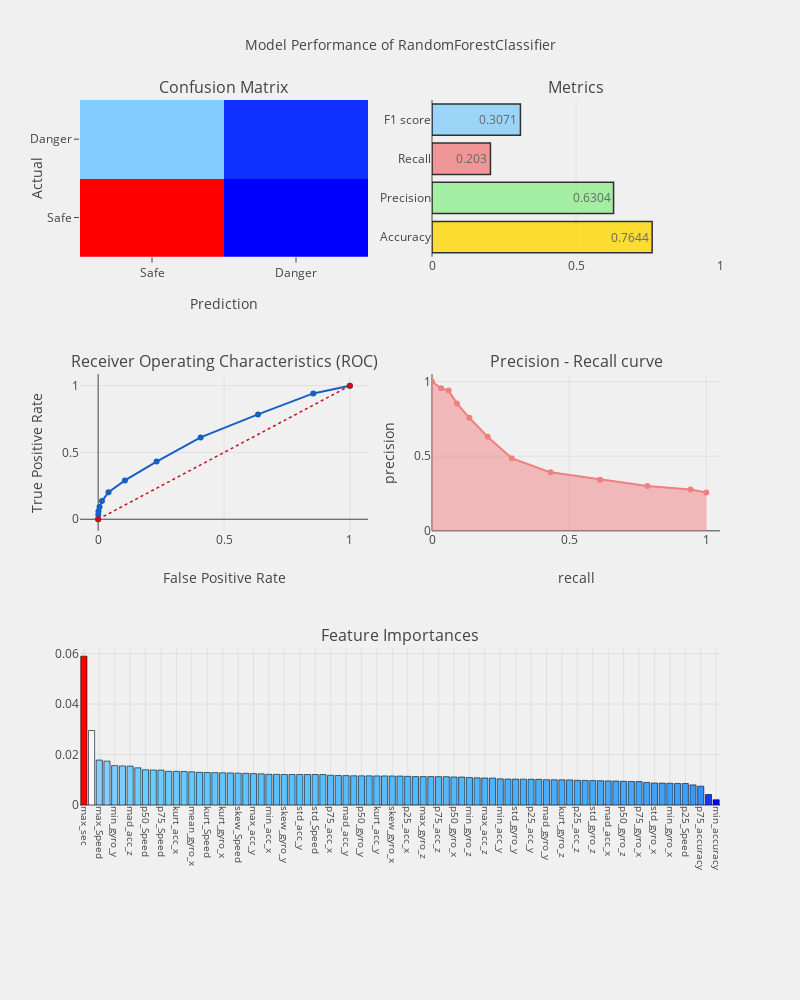

Here is the notebook cell this chart was saved with:
### Code cell
_ = prediction_evaluation(rf_clf, X_train, X_test, y_train, y_test, 
                      predictor_cols=X_train.columns, cf = 'features')

### Figure 1 — Plotly figure (JSON) as saved in the notebook; plotly's stock layout.template omitted (floating-point values rounded to 4 significant figures)
{"data": [{"colorscale": "Picnic", "name": "Confusion Matrix", "showscale": false, "type": "heatmap", "uid": "8339cc98-50f7-4fc3-9fb0-76b32ee67f2f", "x": ["Safe", "Danger"], "xaxis": "x", "y": ["Safe", "Danger"], "yaxis": "y", "z": [[3561, 153], [1025, 261]]}, {"marker": {"color": ["gold", "lightgreen", "lightcoral", "lightskyblue"], "line": {"color": "#000000", "width": 1.5}}, "name": "", "opacity": 0.8, "orientation": "h", "text": [0.7644, 0.6304, 0.203, 0.3071], "textposition": "auto", "type": "bar", "uid": "75f611b2-0c80-4601-8fe7-2d634938e510", "x": [0.7644, 0.6304, 0.203, 0.3071], "xaxis": "x2", "y": ["Accuracy", "Precision", "Recall", "F1 score"], "yaxis": "y2"}, {"line": {"color": "rgb(22, 96, 197)", "width": 2}, "name": "ROC: 0.580879711168116", "type": "scatter", "uid": "f61c1d4f-b3bb-4021-8e4b-c6721fd82a82", "x": [0, 0.0005385, 0.001346, 0.005385, 0.01508, 0.0412, 0.1064, 0.2321, 0.4071, 0.6352, 0.8549, 1], "xaxis": "x3", "y": [0, 0.03344, 0.06065, 0.09098, 0.1361, 0.203, 0.2908, 0.4323, 0.6128, 0.7854, 0.9425, 1], "yaxis": "y3"}, {"line": {"color": "rgb(205, 12, 24)", "dash": "dot", "width": 1.5}, "type": "scatter", "uid": "a8d14a7f-8b8a-41c1-8952-47f1c94e8579", "x": [0, 1], "xaxis": "x3", "y": [0, 1], "yaxis": "y3"}, {"fill": "tozeroy", "line": {"color": "lightcoral", "width": 2}, "name": "Precision [0.2572     0.2762708  0.29979222 0.3426087  0.39210155 0.4863459\n 0.63043478 0.75757576 0.8540146  0.93975904 0.95555556 1.        ]", "type": "scatter", "uid": "cba5e248-9ac8-498c-b83c-7baacabfddbf", "x": [1, 0.9425, 0.7854, 0.6128, 0.4323, 0.2908, 0.203, 0.1361, 0.09098, 0.06065, 0.03344, 0], "xaxis": "x4", "y": [0.2572, 0.2763, 0.2998, 0.3426, 0.3921, 0.4863, 0.6304, 0.7576, 0.854, 0.9398, 0.9556, 1], "yaxis": "y4"}, {"marker": {"color": [0.05897, 0.02952, 0.01781, 0.01738, 0.0156, 0.01548, 0.01541, 0.01473, 0.01397, 0.01388, 0.01383, 0.01336, 0.01333, 0.01327, 0.01314, 0.01295, 0.01288, 0.01281, 0.01277, 0.01272, 0.01262, 0.01256, 0.01244, 0.01235, 0.01216, 0.01213, 0.01209, 0.01208, 0.01208, 0.01208, 0.01207, 0.01206, 0.01178, 0.0117, 0.01164, 0.01156, 0.01155, 0.01154, 0.01154, 0.01152, 0.0115, 0.01146, 0.01137, 0.01126, 0.01125, 0.01125, 0.01124, 0.01123, 0.0111, 0.01108, 0.01087, 0.01076, 0.01069, 0.01069, 0.01036, 0.01027, 0.01025, 0.01025, 0.01019, 0.01015, 0.01002, 0.009988, 0.009985, 0.009954, 0.009783, 0.009731, 0.009674, 0.009627, 0.009551, 0.009502, 0.009397, 0.009309, 0.009261, 0.008944, 0.008714, 0.008675, 0.008616, 0.008543, 0.00852, 0.007971, 0.007449, 0.004142, 0.002092], "colorscale": "Picnic", "line": {"color": "black", "width": 0.6}}, "name": "coefficients", "type": "bar", "uid": "e035b964-51cd-4c09-9772-acb7be6831da", "x": ["max_sec", "rec_cnt", "max_Speed", "var_acc_z", "min_gyro_y", "std_acc_x", "mad_acc_z", "max_acc_x", "p50_Speed", "var_acc_y", "p75_Speed", "mad_Speed", "kurt_acc_x", "skew_acc_z", "mean_gyro_x", "skew_acc_y", "kurt_Speed", "skew_acc_x", "kurt_gyro_x", "kurt_acc_z", "skew_Speed", "kurt_gyro_y", "max_acc_y", "max_gyro_y", "min_acc_x", "mean_Speed", "skew_gyro_y", "mean_acc_x", "std_acc_y", "max_accuracy", "std_Speed", "max_gyro_x", "p75_acc_x", "std_acc_z", "mad_acc_y", "p50_acc_y", "p50_gyro_y", "min_acc_z", "kurt_acc_y", "var_Speed", "skew_gyro_x", "p25_gyro_x", "p25_acc_x", "mean_gyro_y", "max_gyro_z", "p75_gyro_y", "p75_acc_z", "p50_acc_x", "p50_gyro_x", "p75_gyro_z", "min_gyro_z", "p25_gyro_y", "max_acc_z", "mean_acc_z", "min_acc_y", "mad_gyro_x", "std_gyro_y", "skew_gyro_z", "p25_acc_y", "mad_gyro_z", "mad_gyro_y", "var_gyro_y", "kurt_gyro_z", "mean_gyro_z", "p25_acc_z", "p25_gyro_z", "std_gyro_z", "var_acc_x", "mad_acc_x", "p75_acc_y", "p50_gyro_z", "mean_acc_y", "p75_gyro_x", "var_gyro_z", "std_gyro_x", "p50_acc_z", "min_gyro_x", "median_accuracy", "p25_Speed", "var_gyro_x", "p75_accuracy", "min_Speed", "min_accuracy"], "xaxis": "x5", "y": [0.05897, 0.02952, 0.01781, 0.01738, 0.0156, 0.01548, 0.01541, 0.01473, 0.01397, 0.01388, 0.01383, 0.01336, 0.01333, 0.01327, 0.01314, 0.01295, 0.01288, 0.01281, 0.01277, 0.01272, 0.01262, 0.01256, 0.01244, 0.01235, 0.01216, 0.01213, 0.01209, 0.01208, 0.01208, 0.01208, 0.01207, 0.01206, 0.01178, 0.0117, 0.01164, 0.01156, 0.01155, 0.01154, 0.01154, 0.01152, 0.0115, 0.01146, 0.01137, 0.01126, 0.01125, 0.01125, 0.01124, 0.01123, 0.0111, 0.01108, 0.01087, 0.01076, 0.01069, 0.01069, 0.01036, 0.01027, 0.01025, 0.01025, 0.01019, 0.01015, 0.01002, 0.009988, 0.009985, 0.009954, 0.009783, 0.009731, 0.009674, 0.009627, 0.009551, 0.009502, 0.009397, 0.009309, 0.009261, 0.008944, 0.008714, 0.008675, 0.008616, 0.008543, 0.00852, 0.007971, 0.007449, 0.004142, 0.002092], "yaxis": "y5"}], "layout": {"annotations": [{"font": {"size": 16}, "showarrow": false, "text": "Confusion Matrix", "x": 0.225, "xanchor": "center", "xref": "paper", "y": 1, "yanchor": "bottom", "yref": "paper"}, {"font": {"size": 16}, "showarrow": false, "text": "Metrics", "x": 0.775, "xanchor": "center", "xref": "paper", "y": 1, "yanchor": "bottom", "yref": "paper"}, {"font": {"size": 16}, "showarrow": false, "text": "Receiver Operating Characteristics (ROC)", "x": 0.225, "xanchor": "center", "xref": "paper", "y": 0.6111, "yanchor": "bottom", "yref": "paper"}, {"font": {"size": 16}, "showarrow": false, "text": "Precision - Recall curve", "x": 0.775, "xanchor": "center", "xref": "paper", "y": 0.6111, "yanchor": "bottom", "yref": "paper"}, {"font": {"size": 16}, "showarrow": false, "text": "Feature Importances", "x": 0.5, "xanchor": "center", "xref": "paper", "y": 0.2222, "yanchor": "bottom", "yref": "paper"}], "autosize": false, "height": 1000, "margin": {"b": 195}, "paper_bgcolor": "rgba(240, 240, 240, 0.95)", "plot_bgcolor": "rgba(240, 240, 240, 0.95)", "showlegend": false, "title": {"font": {"size": 14}, "text": "Model Performance of RandomForestClassifier"}, "width": 800, "xaxis": {"anchor": "y", "domain": [0, 0.45], "title": {"text": "Prediction"}}, "xaxis2": {"anchor": "y2", "domain": [0.55, 1], "range": [0, 1]}, "xaxis3": {"anchor": "y3", "domain": [0, 0.45], "title": {"text": "False Positive Rate"}}, "xaxis4": {"anchor": "y4", "domain": [0.55, 1], "range": [0, 1.05], "title": {"text": "recall"}}, "xaxis5": {"anchor": "y5", "domain": [0, 1], "showgrid": true, "tickangle": 90, "tickfont": {"size": 10}}, "yaxis": {"anchor": "x", "domain": [0.7778, 1], "title": {"text": "Actual"}}, "yaxis2": {"anchor": "x2", "domain": [0.7778, 1]}, "yaxis3": {"anchor": "x3", "domain": [0.3889, 0.6111], "title": {"text": "True Positive Rate"}}, "yaxis4": {"anchor": "x4", "domain": [0.3889, 0.6111], "range": [0, 1.05], "title": {"text": "precision"}}, "yaxis5": {"anchor": "x5", "domain": [0, 0.2222]}}}
